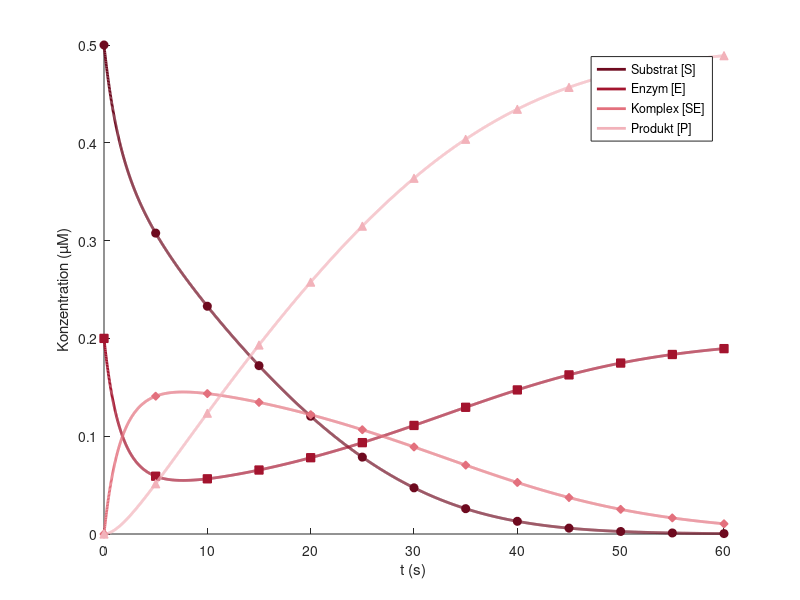

MATLAB code to generate this figure:
% Abb. 4.13: Michaelis-Menten-System mit allen vier Konzentrationen (Buch, Abschnitt 4.3, Gl. 4.12)
% k1 = 1, k2 = 1e-4, k3 = 0.1, [S]0 = 0.5 µM, [E]0 = 0.2 µM, [SE]0 = [P]0 = 0
% (c) 2026 Philipp Kügler · Programm zum Buch „Dynamische Systeme in den Lebenswissenschaften“ · MIT-Lizenz (siehe LICENSE)
k1 = 1; k2 = 1e-4; k3 = 0.1;               % Raten in 1/(µM s) bzw. 1/s
S0 = 0.5;                                   % µM
k50 = (k2 + k3) / k1;
% z = ([S], [E], [SE], [P]): Substrat, Enzym, Komplex, Produkt
mm = @(t, z) [-k1 * z(1) * z(2) + k2 * z(3); -k1 * z(1) * z(2) + (k2 + k3) * z(3); k1 * z(1) * z(2) - (k2 + k3) * z(3); k3 * z(3)];
opt = odeset('RelTol', 1e-10, 'AbsTol', 1e-13);
E0 = 0.2;
[t, z] = ode45(mm, linspace(0, 60, 3001), [S0; E0; 0; 0], opt);
if max(abs(z(:, 2) + z(:, 3) - E0)) < 1e-12, ok = 'ja'; else, ok = 'nein'; end
fprintf('Erhaltung [E] + [SE] = E0 bis auf Rundungsfehler (< 1e-12): %s\n', ok);
for tt = [5 20 60]
    i = find(t >= tt - 1e-9, 1);
    fprintf('t = %2d s: [S] = %.4f, [E] = %.4f, [SE] = %.4f, [P] = %.4f\n', tt, z(i, :));
end
farben = [0.43 0.04 0.12; 0.64 0.08 0.18; 0.89 0.44 0.49; 0.95 0.70 0.73]; marker = 'osd^';
hold on
for j = 1:4
    plot(t, z(:, j), 'Color', farben(j, :), 'LineWidth', 2);
    plot(t(1:250:end), z(1:250:end, j), marker(j), 'Color', farben(j, :), 'MarkerFaceColor', farben(j, :), 'HandleVisibility', 'off');
end
hold off
xlabel('t (s)'); ylabel('Konzentration (µM)'); legend('Substrat [S]', 'Enzym [E]', 'Komplex [SE]', 'Produkt [P]');
